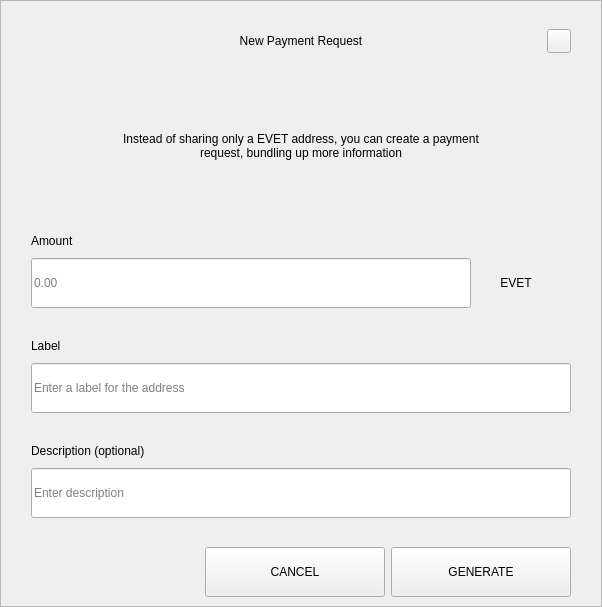
<?xml version="1.0" encoding="UTF-8"?>
<ui version="4.0">
 <class>RequestDialog</class>
 <widget class="QDialog" name="RequestDialog">
  <property name="geometry">
   <rect>
    <x>0</x>
    <y>0</y>
    <width>602</width>
    <height>607</height>
   </rect>
  </property>
  <property name="windowTitle">
   <string>Dialog</string>
  </property>
  <layout class="QVBoxLayout" name="verticalLayout_5">
   <property name="spacing">
    <number>0</number>
   </property>
   <property name="leftMargin">
    <number>0</number>
   </property>
   <property name="topMargin">
    <number>0</number>
   </property>
   <property name="rightMargin">
    <number>0</number>
   </property>
   <property name="bottomMargin">
    <number>0</number>
   </property>
   <item>
    <widget class="QFrame" name="frame">
     <property name="styleSheet">
      <string notr="true"/>
     </property>
     <property name="frameShape">
      <enum>QFrame::StyledPanel</enum>
     </property>
     <property name="frameShadow">
      <enum>QFrame::Raised</enum>
     </property>
     <layout class="QVBoxLayout" name="verticalLayout_4" stretch="1,0,0">
      <property name="spacing">
       <number>0</number>
      </property>
      <property name="leftMargin">
       <number>30</number>
      </property>
      <property name="topMargin">
       <number>20</number>
      </property>
      <property name="rightMargin">
       <number>30</number>
      </property>
      <property name="bottomMargin">
       <number>0</number>
      </property>
      <item>
       <layout class="QHBoxLayout" name="horizontalLayout_3">
        <property name="spacing">
         <number>0</number>
        </property>
        <item>
         <spacer name="horizontalSpacer_21">
          <property name="orientation">
           <enum>Qt::Horizontal</enum>
          </property>
          <property name="sizeHint" stdset="0">
           <size>
            <width>40</width>
            <height>20</height>
           </size>
          </property>
         </spacer>
        </item>
        <item>
         <widget class="QLabel" name="labelTitle">
          <property name="minimumSize">
           <size>
            <width>0</width>
            <height>40</height>
           </size>
          </property>
          <property name="maximumSize">
           <size>
            <width>16777215</width>
            <height>40</height>
           </size>
          </property>
          <property name="styleSheet">
           <string notr="true">padding-left:24px;</string>
          </property>
          <property name="text">
           <string>New Payment Request</string>
          </property>
          <property name="alignment">
           <set>Qt::AlignCenter</set>
          </property>
          <property name="margin">
           <number>7</number>
          </property>
         </widget>
        </item>
        <item>
         <spacer name="horizontalSpacer">
          <property name="orientation">
           <enum>Qt::Horizontal</enum>
          </property>
          <property name="sizeHint" stdset="0">
           <size>
            <width>40</width>
            <height>20</height>
           </size>
          </property>
         </spacer>
        </item>
        <item>
         <widget class="QPushButton" name="btnEsc">
          <property name="minimumSize">
           <size>
            <width>24</width>
            <height>24</height>
           </size>
          </property>
          <property name="maximumSize">
           <size>
            <width>24</width>
            <height>24</height>
           </size>
          </property>
          <property name="focusPolicy">
           <enum>Qt::NoFocus</enum>
          </property>
          <property name="text">
           <string/>
          </property>
         </widget>
        </item>
       </layout>
      </item>
      <item>
       <widget class="QStackedWidget" name="stack">
        <property name="minimumSize">
         <size>
          <width>540</width>
          <height>0</height>
         </size>
        </property>
        <property name="maximumSize">
         <size>
          <width>540</width>
          <height>16777215</height>
         </size>
        </property>
        <property name="currentIndex">
         <number>0</number>
        </property>
        <widget class="QWidget" name="page_1">
         <property name="minimumSize">
          <size>
           <width>540</width>
           <height>0</height>
          </size>
         </property>
         <property name="maximumSize">
          <size>
           <width>540</width>
           <height>16777215</height>
          </size>
         </property>
         <layout class="QVBoxLayout" name="layout1">
          <property name="spacing">
           <number>0</number>
          </property>
          <property name="leftMargin">
           <number>0</number>
          </property>
          <property name="topMargin">
           <number>0</number>
          </property>
          <property name="rightMargin">
           <number>0</number>
          </property>
          <property name="bottomMargin">
           <number>0</number>
          </property>
          <item>
           <spacer name="verticalSpacer_21">
            <property name="orientation">
             <enum>Qt::Vertical</enum>
            </property>
            <property name="sizeType">
             <enum>QSizePolicy::Fixed</enum>
            </property>
            <property name="sizeHint" stdset="0">
             <size>
              <width>20</width>
              <height>30</height>
             </size>
            </property>
           </spacer>
          </item>
          <item alignment="Qt::AlignHCenter">
           <widget class="QLabel" name="labelMessage">
            <property name="minimumSize">
             <size>
              <width>400</width>
              <height>50</height>
             </size>
            </property>
            <property name="text">
             <string>Instead of sharing only a EVET address, you can create a payment request, bundling up more information</string>
            </property>
            <property name="alignment">
             <set>Qt::AlignCenter</set>
            </property>
            <property name="wordWrap">
             <bool>true</bool>
            </property>
           </widget>
          </item>
          <item alignment="Qt::AlignBottom">
           <widget class="QWidget" name="containerAmount" native="true">
            <layout class="QVBoxLayout" name="verticalLayout">
             <property name="spacing">
              <number>9</number>
             </property>
             <property name="leftMargin">
              <number>0</number>
             </property>
             <property name="topMargin">
              <number>0</number>
             </property>
             <property name="rightMargin">
              <number>0</number>
             </property>
             <property name="bottomMargin">
              <number>0</number>
             </property>
             <item>
              <widget class="QLabel" name="labelSubtitleAmount">
               <property name="minimumSize">
                <size>
                 <width>350</width>
                 <height>16</height>
                </size>
               </property>
               <property name="maximumSize">
                <size>
                 <width>16777215</width>
                 <height>16</height>
                </size>
               </property>
               <property name="text">
                <string>Amount</string>
               </property>
              </widget>
             </item>
             <item alignment="Qt::AlignTop">
              <widget class="QWidget" name="layoutAmount" native="true">
               <layout class="QHBoxLayout" name="horizontalLayout" stretch="2,0">
                <property name="spacing">
                 <number>0</number>
                </property>
                <property name="leftMargin">
                 <number>0</number>
                </property>
                <property name="topMargin">
                 <number>0</number>
                </property>
                <property name="rightMargin">
                 <number>0</number>
                </property>
                <property name="bottomMargin">
                 <number>0</number>
                </property>
                <item>
                 <widget class="QLineEdit" name="lineEditAmount">
                  <property name="minimumSize">
                   <size>
                    <width>0</width>
                    <height>50</height>
                   </size>
                  </property>
                  <property name="maximumSize">
                   <size>
                    <width>16777215</width>
                    <height>50</height>
                   </size>
                  </property>
                  <property name="placeholderText">
                   <string notr="true">0.00</string>
                  </property>
                 </widget>
                </item>
                <item>
                 <widget class="QWidget" name="comboContainer" native="true">
                  <property name="minimumSize">
                   <size>
                    <width>100</width>
                    <height>50</height>
                   </size>
                  </property>
                  <property name="maximumSize">
                   <size>
                    <width>16777215</width>
                    <height>50</height>
                   </size>
                  </property>
                  <layout class="QHBoxLayout" name="horizontalLayout_31">
                   <property name="spacing">
                    <number>0</number>
                   </property>
                   <property name="leftMargin">
                    <number>0</number>
                   </property>
                   <property name="topMargin">
                    <number>0</number>
                   </property>
                   <property name="rightMargin">
                    <number>10</number>
                   </property>
                   <property name="bottomMargin">
                    <number>0</number>
                   </property>
                   <item>
                    <widget class="QLabel" name="comboBoxCoin">
                     <property name="text">
                      <string>EVET</string>
                     </property>
                     <property name="alignment">
                      <set>Qt::AlignCenter</set>
                     </property>
                    </widget>
                   </item>
                  </layout>
                 </widget>
                </item>
               </layout>
              </widget>
             </item>
            </layout>
           </widget>
          </item>
          <item>
           <spacer name="verticalSpacer_31">
            <property name="orientation">
             <enum>Qt::Vertical</enum>
            </property>
            <property name="sizeType">
             <enum>QSizePolicy::Fixed</enum>
            </property>
            <property name="sizeHint" stdset="0">
             <size>
              <width>20</width>
              <height>30</height>
             </size>
            </property>
           </spacer>
          </item>
          <item>
           <layout class="QVBoxLayout" name="verticalLayoutLabel">
            <property name="spacing">
             <number>9</number>
            </property>
            <item>
             <widget class="QLabel" name="labelSubtitleLabel">
              <property name="minimumSize">
               <size>
                <width>0</width>
                <height>16</height>
               </size>
              </property>
              <property name="maximumSize">
               <size>
                <width>16777215</width>
                <height>16</height>
               </size>
              </property>
              <property name="text">
               <string>Label</string>
              </property>
             </widget>
            </item>
            <item>
             <widget class="QLineEdit" name="lineEditLabel">
              <property name="minimumSize">
               <size>
                <width>0</width>
                <height>50</height>
               </size>
              </property>
              <property name="maximumSize">
               <size>
                <width>16777215</width>
                <height>50</height>
               </size>
              </property>
              <property name="placeholderText">
               <string>Enter a label for the address</string>
              </property>
             </widget>
            </item>
           </layout>
          </item>
          <item>
           <spacer name="verticalSpacer_34">
            <property name="orientation">
             <enum>Qt::Vertical</enum>
            </property>
            <property name="sizeType">
             <enum>QSizePolicy::Fixed</enum>
            </property>
            <property name="sizeHint" stdset="0">
             <size>
              <width>20</width>
              <height>30</height>
             </size>
            </property>
           </spacer>
          </item>
          <item>
           <layout class="QVBoxLayout" name="verticalLayoutDescription">
            <property name="spacing">
             <number>9</number>
            </property>
            <item>
             <widget class="QLabel" name="labelSubtitleDescription">
              <property name="minimumSize">
               <size>
                <width>0</width>
                <height>16</height>
               </size>
              </property>
              <property name="maximumSize">
               <size>
                <width>16777215</width>
                <height>16</height>
               </size>
              </property>
              <property name="text">
               <string>Description (optional)</string>
              </property>
             </widget>
            </item>
            <item>
             <widget class="QLineEdit" name="lineEditDescription">
              <property name="minimumSize">
               <size>
                <width>0</width>
                <height>50</height>
               </size>
              </property>
              <property name="maximumSize">
               <size>
                <width>16777215</width>
                <height>50</height>
               </size>
              </property>
              <property name="placeholderText">
               <string>Enter description</string>
              </property>
             </widget>
            </item>
            <item>
             <spacer name="verticalSpacer_4">
              <property name="orientation">
               <enum>Qt::Vertical</enum>
              </property>
              <property name="sizeType">
               <enum>QSizePolicy::Fixed</enum>
              </property>
              <property name="sizeHint" stdset="0">
               <size>
                <width>20</width>
                <height>20</height>
               </size>
              </property>
             </spacer>
            </item>
           </layout>
          </item>
         </layout>
        </widget>
        <widget class="QWidget" name="page_2">
         <layout class="QVBoxLayout" name="layout2">
          <item>
           <spacer name="verticalSpacer_5">
            <property name="orientation">
             <enum>Qt::Vertical</enum>
            </property>
            <property name="sizeType">
             <enum>QSizePolicy::Fixed</enum>
            </property>
            <property name="sizeHint" stdset="0">
             <size>
              <width>20</width>
              <height>50</height>
             </size>
            </property>
           </spacer>
          </item>
          <item alignment="Qt::AlignHCenter">
           <widget class="QLabel" name="labelQrImg">
            <property name="minimumSize">
             <size>
              <width>260</width>
              <height>260</height>
             </size>
            </property>
            <property name="maximumSize">
             <size>
              <width>260</width>
              <height>260</height>
             </size>
            </property>
            <property name="text">
             <string/>
            </property>
            <property name="alignment">
             <set>Qt::AlignCenter</set>
            </property>
           </widget>
          </item>
          <item>
           <spacer name="verticalSpacer_2">
            <property name="orientation">
             <enum>Qt::Vertical</enum>
            </property>
            <property name="sizeType">
             <enum>QSizePolicy::Fixed</enum>
            </property>
            <property name="sizeHint" stdset="0">
             <size>
              <width>20</width>
              <height>30</height>
             </size>
            </property>
           </spacer>
          </item>
          <item alignment="Qt::AlignHCenter">
           <widget class="QLabel" name="labelAddress">
            <property name="text">
             <string>D7VFR83SQbiezrW72hjcWJtcfip5krte2Z </string>
            </property>
           </widget>
          </item>
          <item>
           <spacer name="verticalSpacer_32">
            <property name="orientation">
             <enum>Qt::Vertical</enum>
            </property>
            <property name="sizeType">
             <enum>QSizePolicy::Expanding</enum>
            </property>
            <property name="sizeHint" stdset="0">
             <size>
              <width>20</width>
              <height>20</height>
             </size>
            </property>
           </spacer>
          </item>
          <item>
           <layout class="QHBoxLayout" name="horizontal">
            <property name="leftMargin">
             <number>20</number>
            </property>
            <property name="rightMargin">
             <number>20</number>
            </property>
            <property name="bottomMargin">
             <number>20</number>
            </property>
            <item>
             <spacer name="horizontalSpacer_4">
              <property name="orientation">
               <enum>Qt::Horizontal</enum>
              </property>
              <property name="sizeHint" stdset="0">
               <size>
                <width>40</width>
                <height>20</height>
               </size>
              </property>
             </spacer>
            </item>
            <item>
             <widget class="QPushButton" name="btnCopyAddress">
              <property name="minimumSize">
               <size>
                <width>180</width>
                <height>50</height>
               </size>
              </property>
              <property name="text">
               <string>COPY ADDRESS</string>
              </property>
             </widget>
            </item>
            <item>
             <widget class="QPushButton" name="btnCopyUrl">
              <property name="minimumSize">
               <size>
                <width>180</width>
                <height>50</height>
               </size>
              </property>
              <property name="text">
               <string>COPY URL</string>
              </property>
             </widget>
            </item>
            <item>
             <spacer name="horizontalSpacer_2">
              <property name="orientation">
               <enum>Qt::Horizontal</enum>
              </property>
              <property name="sizeHint" stdset="0">
               <size>
                <width>40</width>
                <height>20</height>
               </size>
              </property>
             </spacer>
            </item>
           </layout>
          </item>
         </layout>
        </widget>
       </widget>
      </item>
      <item>
       <widget class="QWidget" name="buttonsStack" native="true">
        <layout class="QHBoxLayout" name="horizontalLayout_5">
         <property name="leftMargin">
          <number>20</number>
         </property>
         <property name="rightMargin">
          <number>0</number>
         </property>
         <item>
          <spacer name="horizontalSpacer_41">
           <property name="orientation">
            <enum>Qt::Horizontal</enum>
           </property>
           <property name="sizeHint" stdset="0">
            <size>
             <width>40</width>
             <height>20</height>
            </size>
           </property>
          </spacer>
         </item>
         <item>
          <widget class="QPushButton" name="btnCancel">
           <property name="minimumSize">
            <size>
             <width>180</width>
             <height>50</height>
            </size>
           </property>
           <property name="focusPolicy">
            <enum>Qt::NoFocus</enum>
           </property>
           <property name="text">
            <string>CANCEL</string>
           </property>
          </widget>
         </item>
         <item>
          <widget class="QPushButton" name="btnSave">
           <property name="minimumSize">
            <size>
             <width>180</width>
             <height>50</height>
            </size>
           </property>
           <property name="focusPolicy">
            <enum>Qt::NoFocus</enum>
           </property>
           <property name="text">
            <string>GENERATE</string>
           </property>
          </widget>
         </item>
        </layout>
       </widget>
      </item>
     </layout>
    </widget>
   </item>
  </layout>
 </widget>
 <resources/>
 <connections/>
</ui>
